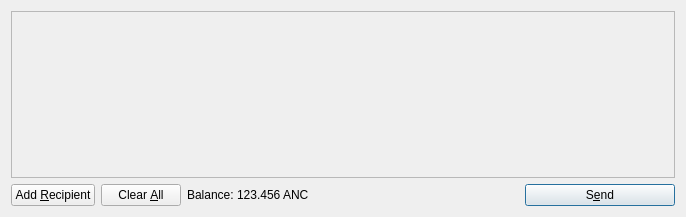
<?xml version="1.0" encoding="UTF-8"?>
<ui version="4.0">
 <class>SendCoinsDialog</class>
 <widget class="QDialog" name="SendCoinsDialog">
  <property name="geometry">
   <rect>
    <x>0</x>
    <y>0</y>
    <width>686</width>
    <height>217</height>
   </rect>
  </property>
  <property name="windowTitle">
   <string>Send Coins</string>
  </property>
  <layout class="QVBoxLayout" name="verticalLayout">
   <item>
    <widget class="QScrollArea" name="scrollArea">
     <property name="widgetResizable">
      <bool>true</bool>
     </property>
     <widget class="QWidget" name="scrollAreaWidgetContents">
      <property name="geometry">
       <rect>
        <x>0</x>
        <y>0</y>
        <width>666</width>
        <height>165</height>
       </rect>
      </property>
      <layout class="QVBoxLayout" name="verticalLayout_2">
       <property name="margin">
        <number>0</number>
       </property>
       <item>
        <layout class="QVBoxLayout" name="entries">
         <property name="spacing">
          <number>6</number>
         </property>
        </layout>
       </item>
       <item>
        <spacer name="verticalSpacer">
         <property name="orientation">
          <enum>Qt::Vertical</enum>
         </property>
         <property name="sizeHint" stdset="0">
          <size>
           <width>20</width>
           <height>40</height>
          </size>
         </property>
        </spacer>
       </item>
      </layout>
     </widget>
    </widget>
   </item>
   <item>
    <layout class="QHBoxLayout" name="horizontalLayout">
     <item>
      <widget class="QPushButton" name="addButton">
       <property name="toolTip">
        <string>Send to multiple recipients at once</string>
       </property>
       <property name="text">
        <string>Add &amp;Recipient</string>
       </property>
       <property name="icon">
        <iconset resource="../bitcoin.qrc">
         <normaloff>:/icons/add</normaloff>:/icons/add</iconset>
       </property>
       <property name="autoDefault">
        <bool>false</bool>
       </property>
      </widget>
     </item>
     <item>
      <widget class="QPushButton" name="clearButton">
       <property name="sizePolicy">
        <sizepolicy hsizetype="Minimum" vsizetype="Fixed">
         <horstretch>0</horstretch>
         <verstretch>0</verstretch>
        </sizepolicy>
       </property>
       <property name="toolTip">
        <string>Remove all transaction fields</string>
       </property>
       <property name="text">
        <string>Clear &amp;All</string>
       </property>
       <property name="icon">
        <iconset resource="../bitcoin.qrc">
         <normaloff>:/icons/remove</normaloff>:/icons/remove</iconset>
       </property>
       <property name="autoRepeatDelay">
        <number>300</number>
       </property>
       <property name="autoDefault">
        <bool>false</bool>
       </property>
      </widget>
     </item>
     <item>
      <layout class="QHBoxLayout" name="horizontalLayout_2">
       <property name="spacing">
        <number>3</number>
       </property>
       <item>
        <widget class="QLabel" name="label">
         <property name="text">
          <string>Balance:</string>
         </property>
        </widget>
       </item>
       <item>
        <widget class="QLabel" name="labelBalance">
         <property name="cursor">
          <cursorShape>IBeamCursor</cursorShape>
         </property>
         <property name="text">
          <string>123.456 ANC</string>
         </property>
         <property name="textInteractionFlags">
          <set>Qt::LinksAccessibleByMouse|Qt::TextSelectableByKeyboard|Qt::TextSelectableByMouse</set>
         </property>
        </widget>
       </item>
      </layout>
     </item>
     <item>
      <spacer name="horizontalSpacer">
       <property name="orientation">
        <enum>Qt::Horizontal</enum>
       </property>
       <property name="sizeHint" stdset="0">
        <size>
         <width>40</width>
         <height>20</height>
        </size>
       </property>
      </spacer>
     </item>
     <item>
      <widget class="QPushButton" name="sendButton">
       <property name="minimumSize">
        <size>
         <width>150</width>
         <height>0</height>
        </size>
       </property>
       <property name="toolTip">
        <string>Confirm the send action</string>
       </property>
       <property name="text">
        <string>S&amp;end</string>
       </property>
       <property name="icon">
        <iconset resource="../bitcoin.qrc">
         <normaloff>:/icons/send</normaloff>:/icons/send</iconset>
       </property>
       <property name="default">
        <bool>true</bool>
       </property>
      </widget>
     </item>
    </layout>
   </item>
  </layout>
 </widget>
 <resources>
  <include location="../bitcoin.qrc"/>
 </resources>
 <connections/>
</ui>
